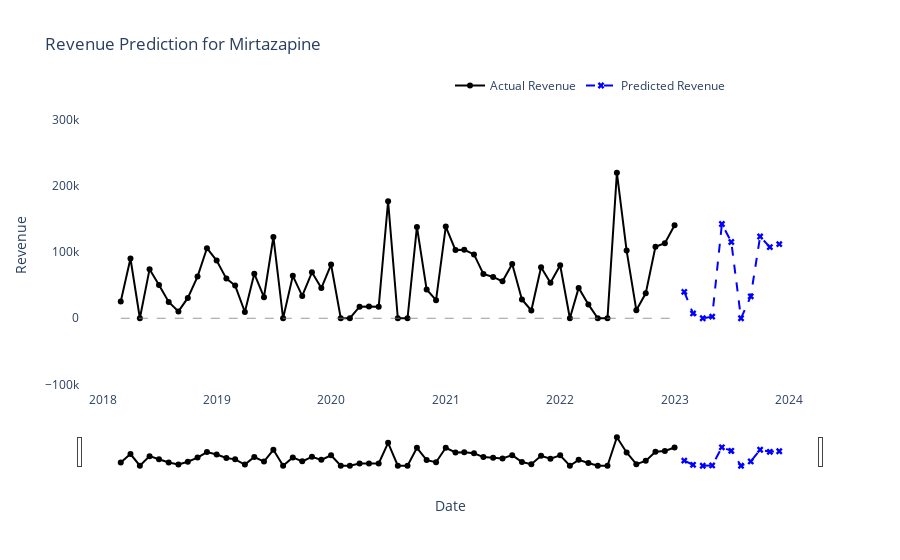

The code cell stored with this chart in its notebook:
### Code cell
import pandas as pd
import numpy as np
import plotly.graph_objects as go
from xgboost import XGBRegressor
from sklearn.model_selection import train_test_split
from sklearn.metrics import mean_squared_error

df = pd.read_csv('medicinal_sales_tamil_nadu_100002.csv', parse_dates=['Date'])

df['Revenue'] = pd.to_numeric(df['Revenue'], errors='coerce')
df['Quantity Sold'] = pd.to_numeric(df['Quantity Sold'], errors='coerce')
df['Product Price'] = pd.to_numeric(df['Product Price'], errors='coerce')

product_name = 'Mirtazapine'
df_product = df[df['Product Name'] == product_name]

df_product = df_product.resample('M', on='Date').sum()

df_product['Month'] = df_product.index.month
df_product['Quarter'] = df_product.index.quarter
df_product['Year'] = df_product.index.year
df_product['Day_of_Week'] = df_product.index.dayofweek

features = ['Quantity Sold', 'Product Price', 'Month', 'Quarter', 'Year', 'Day_of_Week']
X = df_product[features]
y = df_product['Revenue']

X_train, X_test, y_train, y_test = train_test_split(X, y, test_size=0.2, random_state=42, shuffle=False)

model = XGBRegressor(
    objective='reg:squarederror',
    alpha=0.5,
    colsample_bytree=0.8,
    gamma=0,
    learning_rate=0.2,
    max_depth=3,
    min_child_weight=10,
    n_estimators=200,
    subsample=0.8,
    random_state=42,
)

model.fit(X_train, y_train)

y_pred = model.predict(X_test)
y_pred = np.maximum(0, y_pred)

rmse = np.sqrt(mean_squared_error(y_test, y_pred))
print(f"Root Mean Squared Error (RMSE): {rmse:.2f}")

end_date_actual = '2022-12-31'

df_actual_up_to_2022 = df_product[df_product.index <= end_date_actual]

start_date_predicted = df_product.index[-len(y_pred):].max()
df_predicted = X_test.copy()
df_predicted['Predicted Revenue'] = y_pred
df_predicted.index = pd.date_range(start=start_date_predicted, periods=len(y_pred), freq='M')
df_predicted = df_predicted.loc[df_predicted.index > end_date_actual]

fig = go.Figure()

fig.add_trace(go.Scatter(x=df_actual_up_to_2022.index,
                         y=df_actual_up_to_2022['Revenue'],
                         mode='lines+markers',
                         name='Actual Revenue',
                         line=dict(color='black'),
                         marker=dict(symbol='circle')))

fig.add_trace(go.Scatter(x=df_predicted.index,
                         y=df_predicted['Predicted Revenue'],
                         mode='lines+markers',
                         name='Predicted Revenue',
                         line=dict(color='blue', dash='dash'),
                         marker=dict(symbol='x')))

fig.update_layout(
    title=f'Revenue Prediction for {product_name}',
    xaxis_title='Date',
    yaxis_title='Revenue',
    yaxis=dict(range=[-df_product['Revenue'].max() * 0.5, df_product['Revenue'].max() * 1.5]),
    xaxis_rangeslider_visible=True,
    legend=dict(x=0.5, y=1, traceorder='normal', orientation='h'),
    plot_bgcolor='white'
)

fig.add_shape(
    type="line",
    x0=df_product.index.min(),
    y0=0,
    x1=df_product.index.max(),
    y1=0,
    line=dict(color="gray", width=0.8, dash="dash")
)

fig.show()

### Figure 1 — Plotly figure (JSON) as saved in the notebook; plotly's stock layout.template omitted (floating-point values rounded to 4 significant figures)
{"data": [{"line": {"color": "black"}, "marker": {"symbol": "circle"}, "mode": "lines+markers", "name": "Actual Revenue", "type": "scatter", "x": ["2018-02-28T00:00:00", "2018-03-31T00:00:00", "2018-04-30T00:00:00", "2018-05-31T00:00:00", "2018-06-30T00:00:00", "2018-07-31T00:00:00", "2018-08-31T00:00:00", "2018-09-30T00:00:00", "2018-10-31T00:00:00", "2018-11-30T00:00:00", "2018-12-31T00:00:00", "2019-01-31T00:00:00", "2019-02-28T00:00:00", "2019-03-31T00:00:00", "2019-04-30T00:00:00", "2019-05-31T00:00:00", "2019-06-30T00:00:00", "2019-07-31T00:00:00", "2019-08-31T00:00:00", "2019-09-30T00:00:00", "2019-10-31T00:00:00", "2019-11-30T00:00:00", "2019-12-31T00:00:00", "2020-01-31T00:00:00", "2020-02-29T00:00:00", "2020-03-31T00:00:00", "2020-04-30T00:00:00", "2020-05-31T00:00:00", "2020-06-30T00:00:00", "2020-07-31T00:00:00", "2020-08-31T00:00:00", "2020-09-30T00:00:00", "2020-10-31T00:00:00", "2020-11-30T00:00:00", "2020-12-31T00:00:00", "2021-01-31T00:00:00", "2021-02-28T00:00:00", "2021-03-31T00:00:00", "2021-04-30T00:00:00", "2021-05-31T00:00:00", "2021-06-30T00:00:00", "2021-07-31T00:00:00", "2021-08-31T00:00:00", "2021-09-30T00:00:00", "2021-10-31T00:00:00", "2021-11-30T00:00:00", "2021-12-31T00:00:00", "2022-01-31T00:00:00", "2022-02-28T00:00:00", "2022-03-31T00:00:00", "2022-04-30T00:00:00", "2022-05-31T00:00:00", "2022-06-30T00:00:00", "2022-07-31T00:00:00", "2022-08-31T00:00:00", "2022-09-30T00:00:00", "2022-10-31T00:00:00", "2022-11-30T00:00:00", "2022-12-31T00:00:00"], "y": [25330.0, 90390, 0, 74290, 50350.0, 24740.0, 10350, 30820, 63020, 106000.0, 87290.0, 59990.0, 49490.0, 9430, 67390, 31970, 123000.0, 0, 64170, 33810, 69460, 45680.0, 81300.0, 0, 0, 17480, 17710, 17480, 177100.0, 0, 0, 138230, 43470, 27300.0, 138700.0, 103100.0, 103600.0, 96600, 66930, 62560, 55880.0, 81960.0, 28520, 11730, 77050, 53650.0, 80230.0, 0, 45970.0, 20930, 0, 0, 220200.0, 102400.0, 12190, 37720, 108100, 113600.0, 140800.0]}, {"line": {"color": "blue", "dash": "dash"}, "marker": {"symbol": "x"}, "mode": "lines+markers", "name": "Predicted Revenue", "type": "scatter", "x": ["2023-01-31T00:00:00", "2023-02-28T00:00:00", "2023-03-31T00:00:00", "2023-04-30T00:00:00", "2023-05-31T00:00:00", "2023-06-30T00:00:00", "2023-07-31T00:00:00", "2023-08-31T00:00:00", "2023-09-30T00:00:00", "2023-10-31T00:00:00", "2023-11-30T00:00:00"], "y": [39960.0, 7240.0, 0, 2445.0, 142700.0, 115400.0, 0, 33120.0, 123700.0, 107700.0, 112100.0]}], "layout": {"autosize": true, "legend": {"orientation": "h", "traceorder": "normal", "x": 0.5, "y": 1}, "plot_bgcolor": "white", "shapes": [{"line": {"color": "gray", "dash": "dash", "width": 0.8}, "type": "line", "x0": "2018-02-28T00:00:00", "x1": "2022-12-31T00:00:00", "y0": 0, "y1": 0}], "title": {"text": "Revenue Prediction for Mirtazapine"}, "xaxis": {"autorange": true, "range": ["2017-10-23 19:49:51.404", "2024-04-05 04:10:08.596"], "rangeslider": {"autorange": true, "range": ["2017-10-23 19:49:51.404", "2024-04-05 04:10:08.596"], "visible": true, "yaxis": {"_template": null, "rangemode": "match"}}, "title": {"text": "Date"}, "type": "date"}, "yaxis": {"range": [-110100.0, 330300.0], "title": {"text": "Revenue"}, "type": "linear"}}}
